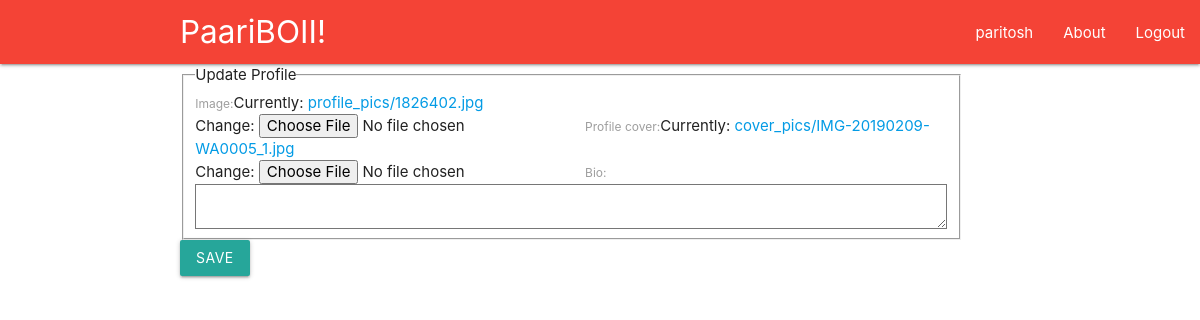
The page /profile/1/update (signed in) on the database as committed earlier.
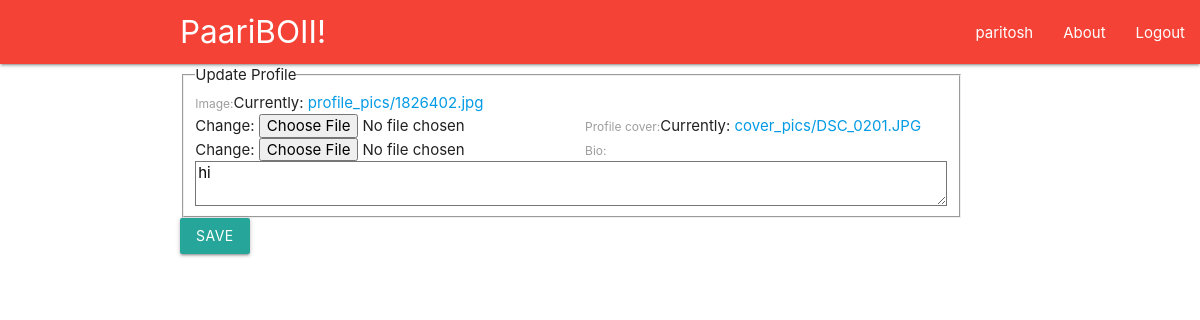
The same page on the database as committed later.
### network/models.py (models this page shows, shortened)
class Profile(models.Model):
    user = models.OneToOneField(User, on_delete = models.CASCADE, default =1)
    image = models.ImageField(default ='default_profile.jpg', upload_to ='profile_pics')
    profile_cover = models.ImageField(default='default_cover_pic.jpg', upload_to='cover_pics')
    bio = models.TextField(max_length = 288, blank= True)

### network/views.py (the view, shortened to what this page needs)
# urls.py: path('profile/<int:pk>/update',user_views.ProfileUpdateView.as_view(),name = 'profile_update'),
class ProfileUpdateView(LoginRequiredMixin, UserPassesTestMixin, UpdateView):
    model = Profile
    fields = ['image', 'profile_cover', 'bio']
    def test_func(self):
        profile = self.get_object()
        if self.request.user == profile.user:
            return True
        return False

### network/templates/network/profile_form.html (shortened to what this page needs)
{% extends "network/base.html"%}
{% block content %}
    <div class = "container">
        <form method ="POST" enctype="multipart/form-data">
            <fieldset class="form-group">
                <legend class = "border-bottom mb - 4"> Update Profile</legend>
                {{ form }}
            </fieldset>
            <div class = "form-group">
                <button class="btn btn-outline-info" type="submit">Save</button>
            </div>
        </form>
    </div>
{% endblock%}

Rows that differ between the two databases and show on the page:
changed Profile: bio (not shown) → "hi"
Other text that changed with them:
text no longer shown: "Image: Currently: profile_pics/1826402.jpg Change: Profile cover: Currently: cover_pics/IMG-20190209-WA0005_1.jpg Change: Bio:"
text now shown: "Image: Currently: profile_pics/1826402.jpg Change: Profile cover: Currently: cover_pics/DSC_0201.JPG Change: Bio:"
